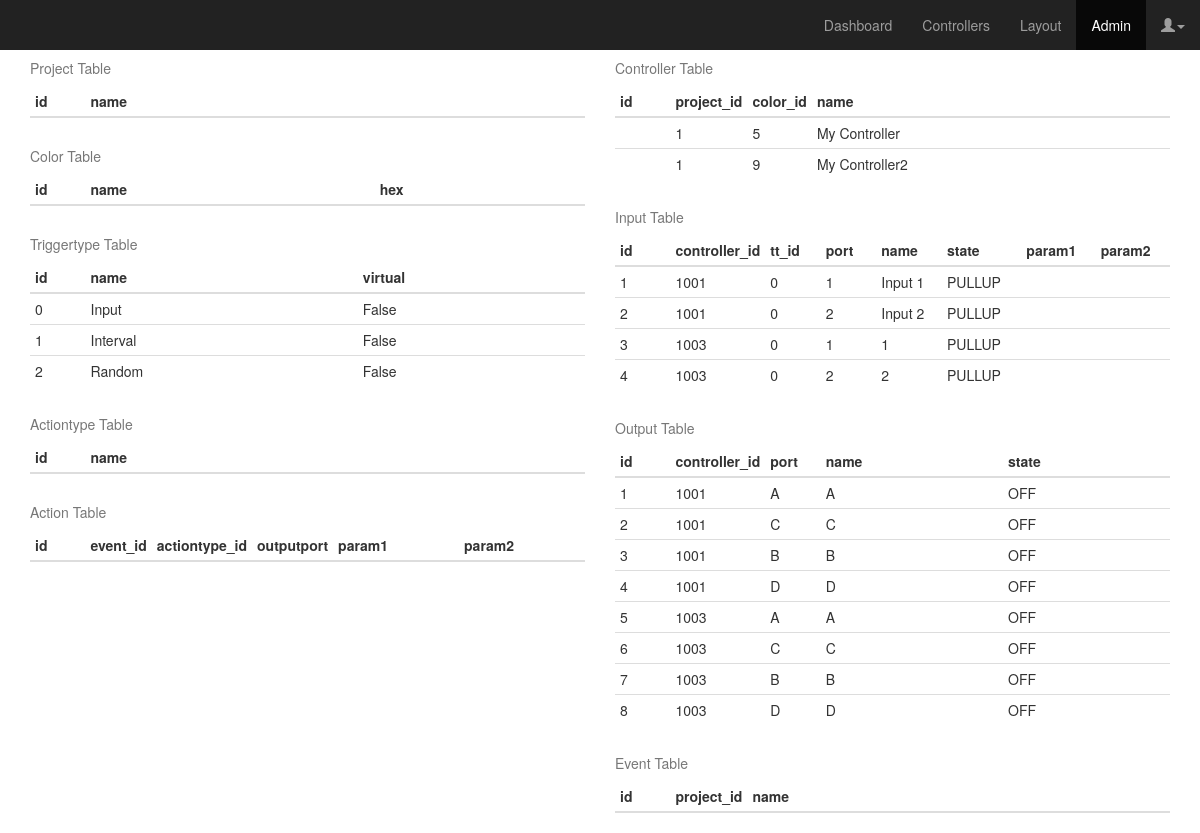
The page /admin on the database its author committed.
### app/models.py (models this page shows, shortened)
class Triggertype(db.Model):
	id = db.Column(db.Integer, primary_key=True)
	name = db.Column(db.String(24), index=True)
	virtual = db.Column(db.Boolean)
	inputs = db.relationship('Input', backref='triggertype')
	@property
	def serialize(self):
		return {
			'id': self.id,
			'name': self.name,
			'virtual': self.virtual
		}

class Controller(db.Model):
	id = db.Column(db.Integer, primary_key=True)
	project_id = db.Column(db.Integer, db.ForeignKey('project.id'))
	color_id = db.Column(db.Integer, db.ForeignKey('color.id'))
	name = db.Column(db.String(25), index=True, unique=True)
	inputs = db.relationship('Input', backref='controller')
	outputs = db.relationship('Output', backref='controller')
	def get_input(self, num):
		try:
			for i in self.inputs:
				if i.port == num:
					return i
		except:
			return 0
	def get_output(self, let):
		try:
			for o in self.outputs:
				if o.port == let:
					return o
		except:
			return 0
	@property
	def serialize(self):
		return {
			'controller_id': self.id,
			'project_id': self.project_id,
			'controllername': self.name,
			'controllercolor': self.color_id,
			'input1_id': self.get_input(1).id,
			'input1name': self.get_input(1).name,
			'input1state': self.get_input(1).state,
			'input1type_id': self.get_input(1).triggertype.id,
			'input1typename': self.get_input(1).triggertype.name,
			'input1param1': self.get_input(1).param1,
			'input1param2': self.get_input(1).param2,
			'input2_id': self.get_input(2).id,
			'input2name': self.get_input(2).name,
			'input2state': self.get_input(2).state,
			'input2type_id': self.get_input(2).triggertype.id,
			'input2typename': self.get_input(2).triggertype.name,
			'input2param1': self.get_input(2).param1,
			'input2param2': self.get_input(2).param2,
			'outputA_id': self.get_output('A').id,
			'outputAname': self.get_output('A').name,
			'outputAstate': self.get_output('A').state,
			'outputB_id': self.get_output('B').id,
			'outputBname': self.get_output('B').name,
			'outputBstate': self.get_output('B').state,
			'outputC_id': self.get_output('C').id,
			'outputCname': self.get_output('C').name,
			'outputCstate': self.get_output('C').state,
			'outputD_id': self.get_output('D').id,
			'outputDname': self.get_output('D').name,
			'outputDstate': self.get_output('D').state,
		}

class Input(db.Model):
	id = db.Column(db.Integer, primary_key=True)
	controller_id = db.Column(db.Integer, db.ForeignKey('controller.id'))
	triggertype_id = db.Column(db.Integer, db.ForeignKey('triggertype.id'))
	port = db.Column(db.Integer)
	name = db.Column(db.String(25))
	state = db.Column(db.String(10), default='PULLUP')
	param1 = db.Column(db.String(8), default='')
	param2 = db.Column(db.String(8), default='')
	@property
	def serialize(self):
		return {
			'id': self.id,
			'cid': self.controller_id,
			'type_id': self.triggertype.id,
			'type_name': self.triggertype.name,
			'port': self.port,
			'name': self.name,
			'state': self.state,
			'param1': self.param1,
			'param2': self.param2,
			'color_id': self.controller.color_id
		}

class Output(db.Model):
	id = db.Column(db.Integer, primary_key=True)
	controller_id = db.Column(db.Integer, db.ForeignKey('controller.id'))
	port = db.Column(db.String(2))
	name = db.Column(db.String(25))
	state = db.Column(db.String(10), default='OFF')
	@property
	def serialize(self):
		return {
			'id': self.id,
			'cid': self.controller_id,
			'port': self.port,
			'name': self.name,
			'state': self.state,
			'color_id': self.controller.color_id
		}

### app/views.py (the view)
@app.route('/admin')
def admin():
	return render_template('admin.html', title='Admin', projects=[p.serialize for p in Project.query.all()], inputs=[i.serialize for i in Input.query.all()], outputs=[o.serialize for o in Output.query.all()], triggertypes=[tt.serialize for tt in Triggertype.query.all()], actions=[a.serialize for a in Action.query.all()], controllers=[c.serialize for c in Controller.query.all()], events=[e.serialize for e in Event.query.all()], colors=[c.serialize for c in Color.query.all()])

### app/templates/admin.html (shortened to what this page needs)
{% extends "base.html" %}
{% block content %}
<link href="static/css/admin.css" rel="stylesheet">
<div class="container">
  <div class="row">
    <div class="col-xs-6">
      <table class="table table-condensed">
        <caption>Project Table</caption>
        <thead>
          <tr>
            <th class="id">id</th>
            <th>name</th>
          </tr>
        </thead>
      </table>
      <table class="table table-condensed">
        <caption>Color Table</caption>
        <thead>
          <tr>
            <th class="id">id</th>
            <th>name</th>
            <th>hex</th>
          </tr>
        </thead>
      </table>
      <table class="table table-condensed">
        <caption>Triggertype Table</caption>
        <thead>
          <tr>
            <th class="id">id</th>
            <th>name</th>
            <th>virtual</th>
          </tr>
        </thead>
        <tbody>
          {% for tt in triggertypes %}
          <tr>
            <td class="id">{{ tt.id }}</td>
            <td>{{ tt.name }}</td>
            <td>{{ tt.virtual }}</td>
          </tr>
          {% endfor %}
        </tbody>
      </table>
      <table class="table table-condensed">
        <caption>Actiontype Table</caption>
        <thead>
          <tr>
            <th class="id">id</th>
            <th>name</th>
          </tr>
        </thead>
      </table>
      <table class="table table-condensed">
        <caption>Action Table</caption>
        <thead>
          <tr>
            <th class="id">id</th>
            <th class="id">event_id</th>
            <th class="id">actiontype_id</th>
            <th class="id">outputport</th>
            <th>param1</th>
            <th>param2</th>
          </tr>
        </thead>
      </table>
    </div>
    <div class="col-xs-6">
      <table class="table table-condensed">
        <caption>Controller Table</caption>
        <thead>
          <tr>
            <th class="id">id</th>
            <th class="id">project_id</th>
            <th class="id">color_id</th>
            <th>name</th>
          </tr>
        </thead>
        <tbody>
          {% for c in controllers %}
          <tr>
            <td class="id">{{ c.controllerid }}</td>
            <td class="id">{{ c.project_id }}</td>
            <td class="id">{{ c.controllercolor }}</td>
            <td>{{ c.controllername }}</td>
          </tr>
          {% endfor %}
        </tbody>
      </table>
      <table class="table table-condensed">
        <caption>Input Table</caption>
        <thead>
          <tr>
            <th class="id">id</th>
            <th class="id">controller_id</th>
            <th class="id">tt_id</th>
            <th class="id">port</th>
            <th>name</th>
            <th>state</th>
            <th>param1</th>
            <th>param2</th>
          </tr>
        </thead>
        <tbody>
          {% for i in inputs %}
          <tr>
            <td class="id">{{ i.id }}</td>
            <td class="id">{{ i.cid }}</td>
            <td class="id">{{ i.type_id }}</td>
            <td class="id">{{ i.port }}</td>
            <td>{{ i.name }}</td>
            <td>{{ i.state }}</td>
            <td>{{ i.param1 }}</td>
            <td>{{ i.param2 }}</td>
          </tr>
          {% endfor %}
        </tbody>
      </table>
      <table class="table table-condensed">
        <caption>Output Table</caption>
        <thead>
          <tr>
            <th class="id">id</th>
            <th class="id">controller_id</th>
            <th class="id">port</th>
            <th>name</th>
            <th>state</th>
          </tr>
        </thead>
        <tbody>
          {% for o in outputs %}
          <tr>
            <td class="id">{{ o.id }}</td>
            <td class="id">{{ o.cid }}</td>
            <td class="id">{{ o.port }}</td>
            <td>{{ o.name }}</td>
            <td>{{ o.state }}</td>
          </tr>
          {% endfor %}
        </tbody>
      </table>
      <table class="table table-condensed">
        <caption>Event Table</caption>
        <thead>
          <tr>
            <th class="id">id</th>
            <th class="id">project_id</th>
            <th>name</th>
          </tr>
        </thead>
      </table>
    </div>
  </div>
</div>
{% endblock %}

### app/templates/base.html (shortened to what this page needs)
<!DOCTYPE html>
<html lang="en">
  <head>
    <link href="static/css/bootstrap.min.css" rel="stylesheet">
    <link href="static/font-awesome-4.6.3/css/font-awesome.min.css" rel="stylesheet">
    <link href="static/css/animate.min.css" rel="stylesheet">
  </head>
  <body>
    <nav class="navbar navbar-inverse navbar-fixed-top">
      <div class="container-fluid">
        <div id="navbar" class="navbar-collapse collapse">
          <ul class="nav navbar-nav navbar-right">
            <li id="dashboard"><a href="dashboard">Dashboard</a></li>
            <li id="controllers"><a href="controllers">Controllers</a></li>
            <li id="layout"><a href="#">Layout</a></li>
            <li id="admin"><a href="admin">Admin</a></li>
            <li>
              <a href="#" class="dropdown-toggle" data-toggle="dropdown"><span class="glyphicon glyphicon-user"></span><span class="caret"></span></a>
            </li>
          </ul>
        </div>
      </div>
    </nav>
    {% block content %}{% endblock %}
  </body>
</html>

### app/static/css/admin.css (style rules this page uses)
body { padding-top: 50px; }
.navbar-fixed-top { border: 0; }
.id { width: 10%; }

### rows shown on the page
Triggertype: id "0", name "Input", virtual "False"
Triggertype: id "1", name "Interval", virtual "False"
Triggertype: id "2", name "Random", virtual "False"
Controller: controllername "My Controller"
Controller: controllername "My Controller2"
Input: cid "1001", name "Input 1", state "PULLUP"
Input: cid "1001", name "Input 2", state "PULLUP"
Input: id "3", cid "1003", type_id "0", port "1", name "1", state "PULLUP"
Input: id "4", cid "1003", type_id "0", port "2", name "2", state "PULLUP"
Output: id "1", cid "1001", port "A", name "A", state "OFF"
Output: id "2", cid "1001", port "C", name "C", state "OFF"
Output: id "3", cid "1001", port "B", name "B", state "OFF"
Output: id "4", cid "1001", port "D", name "D", state "OFF"
Output: id "5", cid "1003", port "A", name "A", state "OFF"
Output: id "6", cid "1003", port "C", name "C", state "OFF"
Output: id "7", cid "1003", port "B", name "B", state "OFF"
Output: id "8", cid "1003", port "D", name "D", state "OFF"

### other values the page prints
{{ c.project_id }} "1" "1"
{{ c.controllercolor }} "5" "9"
{{ i.id }} "1" "2"
{{ i.type_id }} "0" "0"
{{ i.port }} "1" "2"
